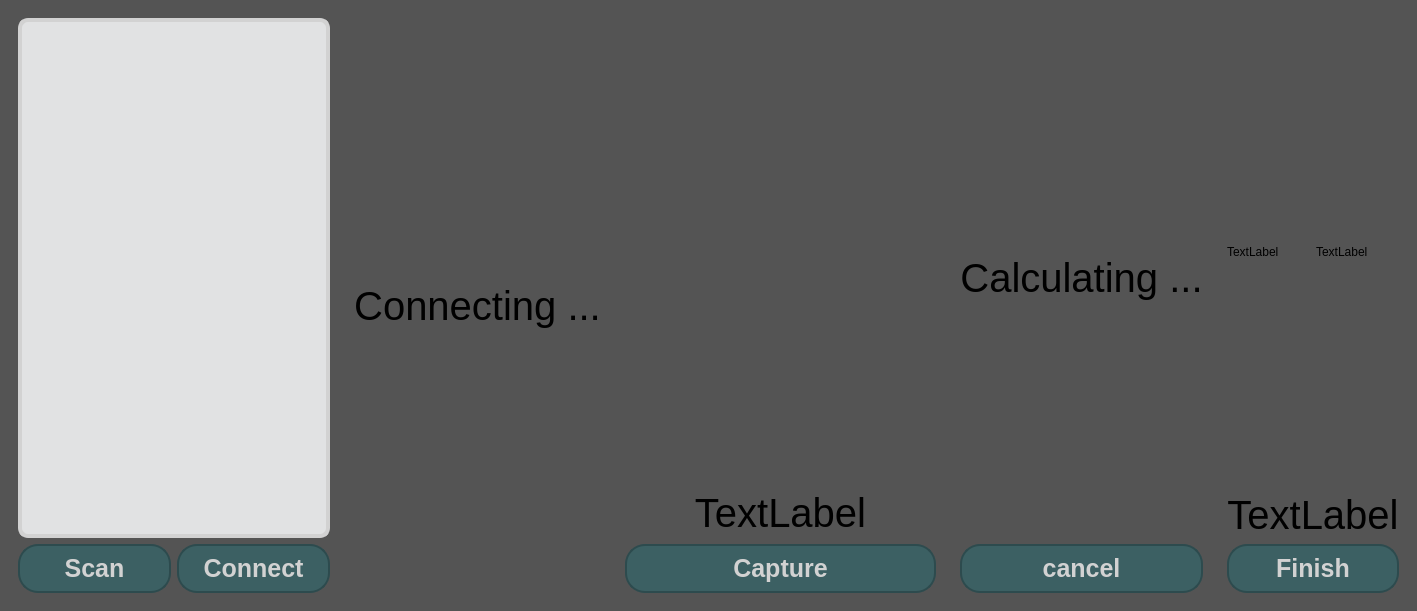
<?xml version="1.0" encoding="UTF-8"?>
<ui version="4.0">
 <class>MainWindow</class>
 <widget class="QMainWindow" name="MainWindow">
  <property name="geometry">
   <rect>
    <x>0</x>
    <y>0</y>
    <width>1417</width>
    <height>611</height>
   </rect>
  </property>
  <property name="windowTitle">
   <string>MainWindow</string>
  </property>
  <property name="styleSheet">
   <string notr="true">QMainWindow {
    background-color: #545454;  /* Base background color */
}
QPushButton {
    background-color: #3C6063;  /* Base background color */
    background-image: qlineargradient(
        x1:0, y1:0, x2:0, y2:1,
        stop:0 #4A6C6E, stop:1 #375153
    ); /* Gradient for depth */
    border: 2px solid #2D4B4E;  /* Outer border */
    border-radius: 20px;         /* Rounded corners */
    color: #D2D2D2;              /* Text color */
    font-weight: bold;
    font-size: 25px;
    padding: 8px 24px;
}

QPushButton:hover {
    background-color: #5B7E80;  /* Lighter on hover */
}

QPushButton:pressed {
    background-color: #375153;  /* Darker when pressed */
    padding-top: 10px;          /* Pressed-down effect */
    padding-bottom: 6px;
}
</string>
  </property>
  <widget class="QWidget" name="centralwidget">
   <layout class="QHBoxLayout" name="horizontalLayout">
    <item>
     <widget class="QWidget" name="connectionWidget" native="true">
      <layout class="QVBoxLayout" name="verticalLayout" stretch="4,1">
       <item>
        <widget class="QListView" name="lvSerial">
         <property name="styleSheet">
          <string notr="true">QListView {
background-color: #e1e2e3; 
border-radius: 10px;
border:4px solid #D2D2D2;
color: black;
font-size: 25px;
}
QListView::item:selected {
    background-color: #A0C0E0; 
    color: white;
}
QListView::item:selected:active {
    background-color: #6090C0; 
    color: white;
}

QListView::item:selected:!active {
    background-color: #C0D0E0; 
    color: black;
}
QScrollBar:vertical {
    background: transparent;
    width: 12px;
    margin: 2px;
    border: none;
}

QScrollBar::handle:vertical {
    background:  #4472C4; 
    min-height: 10px;
    border-radius: 2px; 

}

QScrollBar::add-line:vertical,
QScrollBar::sub-line:vertical {
    background: none;
    height: 0px;
}

QScrollBar::add-page:vertical,
QScrollBar::sub-page:vertical {
    background: transparent;
}
QScrollBar:horizontal {
    background: transparent;
    width: 12px;
    margin: 2px;
    border: none;
}

QScrollBar::handle:horizontal {
    background:  #4472C4; 
    min-height: 10px;
    border-radius: 2px; 

}

QScrollBar::add-line:horizontal ,
QScrollBar::sub-line:horizontal {
    background: none;
    height: 0px;
}

QScrollBar::add-page:horizontal ,
QScrollBar::sub-page:horizontal {
    background: transparent;
}
</string>
         </property>
        </widget>
       </item>
       <item>
        <layout class="QHBoxLayout" name="horizontalLayout_2">
         <item>
          <widget class="QPushButton" name="btnScan">
           <property name="text">
            <string>Scan</string>
           </property>
          </widget>
         </item>
         <item>
          <widget class="QPushButton" name="btnConnect">
           <property name="text">
            <string>Connect</string>
           </property>
          </widget>
         </item>
        </layout>
       </item>
      </layout>
     </widget>
    </item>
    <item>
     <widget class="QWidget" name="connectingWidget" native="true">
      <layout class="QVBoxLayout" name="verticalLayout_5">
       <item>
        <widget class="QLabel" name="labelConnecting">
         <property name="font">
          <font>
           <pointsize>30</pointsize>
          </font>
         </property>
         <property name="text">
          <string>Connecting ...</string>
         </property>
         <property name="alignment">
          <set>Qt::AlignmentFlag::AlignCenter</set>
         </property>
        </widget>
       </item>
      </layout>
     </widget>
    </item>
    <item>
     <widget class="QWidget" name="captureWidget" native="true">
      <layout class="QVBoxLayout" name="verticalLayout_2" stretch="1,8,1,1">
       <item>
        <layout class="QHBoxLayout" name="horizontalLayout_4">
         <item>
          <spacer name="horizontalSpacer">
           <property name="orientation">
            <enum>Qt::Orientation::Horizontal</enum>
           </property>
           <property name="sizeHint" stdset="0">
            <size>
             <width>40</width>
             <height>20</height>
            </size>
           </property>
          </spacer>
         </item>
         <item>
          <widget class="QPushButton" name="btnAuto">
           <property name="sizePolicy">
            <sizepolicy hsizetype="Minimum" vsizetype="Fixed">
             <horstretch>0</horstretch>
             <verstretch>0</verstretch>
            </sizepolicy>
           </property>
           <property name="styleSheet">
            <string notr="true">QPushButton { 
	background-color: none;
	border: none; 
	image: url(:/icon_autorun.png);
	width:40px;
	color: rgb(184, 180, 179);
	height:40px;
	outline: none;
}
QPushButton:pressed { 
	background-color: rgb(105, 100, 99);;
	border-radius: 25px;
}</string>
           </property>
           <property name="text">
            <string/>
           </property>
          </widget>
         </item>
        </layout>
       </item>
       <item>
        <widget class="cameraImageWidget" name="cameraPerview" native="true"/>
       </item>
       <item>
        <widget class="QLabel" name="labelGuild">
         <property name="font">
          <font>
           <pointsize>30</pointsize>
          </font>
         </property>
         <property name="text">
          <string>TextLabel</string>
         </property>
         <property name="alignment">
          <set>Qt::AlignmentFlag::AlignCenter</set>
         </property>
        </widget>
       </item>
       <item>
        <widget class="QPushButton" name="btnCapture">
         <property name="text">
          <string>Capture</string>
         </property>
        </widget>
       </item>
      </layout>
     </widget>
    </item>
    <item>
     <widget class="QWidget" name="calculateWidget" native="true">
      <layout class="QVBoxLayout" name="verticalLayout_4">
       <item>
        <widget class="QLabel" name="labelCalculate">
         <property name="font">
          <font>
           <pointsize>30</pointsize>
          </font>
         </property>
         <property name="text">
          <string>Calculating ...</string>
         </property>
         <property name="alignment">
          <set>Qt::AlignmentFlag::AlignCenter</set>
         </property>
        </widget>
       </item>
       <item>
        <widget class="QPushButton" name="btnCancel">
         <property name="text">
          <string>cancel</string>
         </property>
        </widget>
       </item>
      </layout>
     </widget>
    </item>
    <item>
     <widget class="QWidget" name="resultWidget" native="true">
      <layout class="QVBoxLayout" name="verticalLayout_3" stretch="8,0,1">
       <item>
        <layout class="QHBoxLayout" name="horizontalLayout_3">
         <item>
          <widget class="QLabel" name="result1">
           <property name="text">
            <string>TextLabel</string>
           </property>
          </widget>
         </item>
         <item>
          <widget class="QLabel" name="result2">
           <property name="text">
            <string>TextLabel</string>
           </property>
          </widget>
         </item>
        </layout>
       </item>
       <item>
        <widget class="QLabel" name="labelPass">
         <property name="font">
          <font>
           <pointsize>30</pointsize>
          </font>
         </property>
         <property name="text">
          <string>TextLabel</string>
         </property>
         <property name="alignment">
          <set>Qt::AlignmentFlag::AlignCenter</set>
         </property>
        </widget>
       </item>
       <item>
        <widget class="QPushButton" name="btnFinish">
         <property name="text">
          <string>Finish</string>
         </property>
        </widget>
       </item>
      </layout>
     </widget>
    </item>
   </layout>
  </widget>
 </widget>
 <customwidgets>
  <customwidget>
   <class>cameraImageWidget</class>
   <extends>QWidget</extends>
   <header location="global">cameraimagewidget.h</header>
   <container>1</container>
  </customwidget>
 </customwidgets>
 <resources/>
 <connections/>
</ui>
